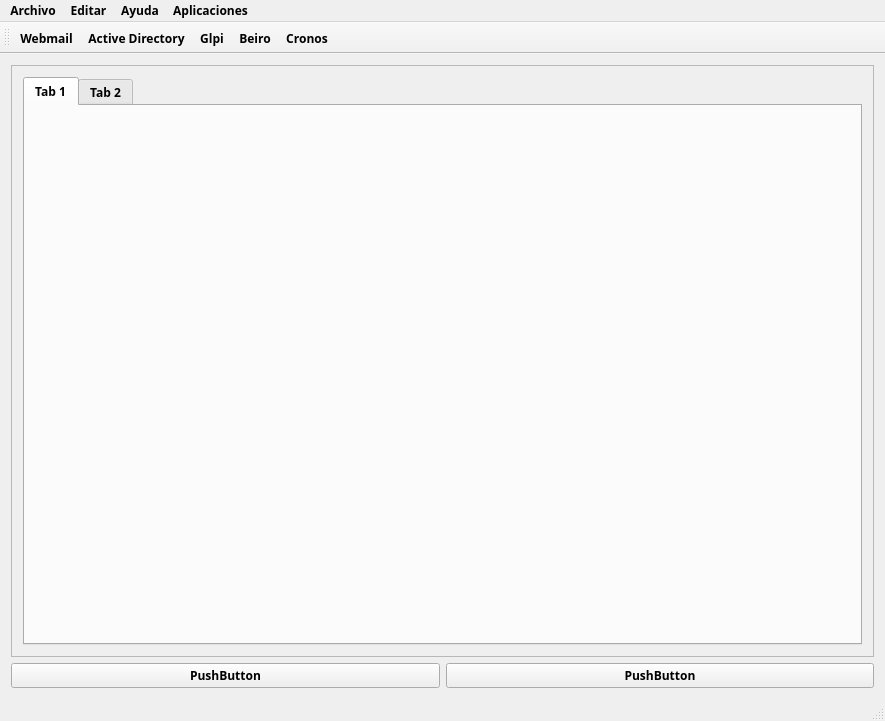
<?xml version="1.0" encoding="UTF-8"?>
<ui version="4.0">
 <class>Asistencia</class>
 <widget class="QMainWindow" name="Asistencia">
  <property name="geometry">
   <rect>
    <x>0</x>
    <y>0</y>
    <width>885</width>
    <height>721</height>
   </rect>
  </property>
  <property name="font">
   <font>
    <family>STIXVariants</family>
    <weight>75</weight>
    <bold>true</bold>
   </font>
  </property>
  <property name="windowTitle">
   <string>Asistencia</string>
  </property>
  <widget class="QWidget" name="centralWidget">
   <layout class="QGridLayout" name="gridLayout">
    <item row="1" column="1">
     <widget class="QPushButton" name="pushButton_2">
      <property name="text">
       <string>PushButton</string>
      </property>
     </widget>
    </item>
    <item row="1" column="0">
     <widget class="QPushButton" name="pushButton">
      <property name="text">
       <string>PushButton</string>
      </property>
     </widget>
    </item>
    <item row="0" column="0" colspan="2">
     <widget class="QFrame" name="frame">
      <property name="frameShape">
       <enum>QFrame::StyledPanel</enum>
      </property>
      <property name="frameShadow">
       <enum>QFrame::Raised</enum>
      </property>
      <layout class="QVBoxLayout" name="verticalLayout">
       <item>
        <widget class="QTabWidget" name="Libro">
         <widget class="QWidget" name="Hoja1">
          <attribute name="title">
           <string>Tab 1</string>
          </attribute>
         </widget>
         <widget class="QWidget" name="Hoja2">
          <attribute name="title">
           <string>Tab 2</string>
          </attribute>
         </widget>
        </widget>
       </item>
      </layout>
     </widget>
    </item>
   </layout>
  </widget>
  <widget class="QMenuBar" name="menuBar">
   <property name="geometry">
    <rect>
     <x>0</x>
     <y>0</y>
     <width>885</width>
     <height>31</height>
    </rect>
   </property>
   <widget class="QMenu" name="menuArchivo">
    <property name="title">
     <string>Archivo</string>
    </property>
    <addaction name="actionAbrir"/>
    <addaction name="actionAbrir_2"/>
    <addaction name="separator"/>
    <addaction name="actionCerrar"/>
   </widget>
   <widget class="QMenu" name="menuEditar">
    <property name="title">
     <string>Editar</string>
    </property>
    <addaction name="actionConfigurar"/>
   </widget>
   <widget class="QMenu" name="menuAyuda">
    <property name="title">
     <string>Ayuda</string>
    </property>
    <addaction name="actionAcerca_de"/>
    <addaction name="separator"/>
    <addaction name="actionManual_de_Asistencia"/>
   </widget>
   <widget class="QMenu" name="menuAplicaciones">
    <property name="title">
     <string>Aplicaciones</string>
    </property>
    <addaction name="actionISLOnline"/>
    <addaction name="actionCronos"/>
    <addaction name="actionBeiro"/>
    <addaction name="actionGlpi"/>
    <addaction name="actionActive_Directory"/>
    <addaction name="actionWebmail"/>
   </widget>
   <addaction name="menuArchivo"/>
   <addaction name="menuEditar"/>
   <addaction name="menuAyuda"/>
   <addaction name="menuAplicaciones"/>
  </widget>
  <widget class="QToolBar" name="mainToolBar">
   <property name="sizePolicy">
    <sizepolicy hsizetype="Minimum" vsizetype="Expanding">
     <horstretch>0</horstretch>
     <verstretch>0</verstretch>
    </sizepolicy>
   </property>
   <property name="baseSize">
    <size>
     <width>0</width>
     <height>0</height>
    </size>
   </property>
   <property name="toolTip">
    <string/>
   </property>
   <property name="iconSize">
    <size>
     <width>100</width>
     <height>60</height>
    </size>
   </property>
   <property name="toolButtonStyle">
    <enum>Qt::ToolButtonTextUnderIcon</enum>
   </property>
   <property name="floatable">
    <bool>true</bool>
   </property>
   <attribute name="toolBarArea">
    <enum>TopToolBarArea</enum>
   </attribute>
   <attribute name="toolBarBreak">
    <bool>false</bool>
   </attribute>
   <addaction name="actionWebmail"/>
   <addaction name="actionActive_Directory"/>
   <addaction name="actionGlpi"/>
   <addaction name="actionBeiro"/>
   <addaction name="actionCronos"/>
  </widget>
  <widget class="QStatusBar" name="statusBar"/>
  <action name="actionAbrir">
   <property name="text">
    <string>Nuevo</string>
   </property>
  </action>
  <action name="actionAbrir_2">
   <property name="text">
    <string>Abrir</string>
   </property>
  </action>
  <action name="actionCerrar">
   <property name="text">
    <string>Cerrar</string>
   </property>
  </action>
  <action name="actionAcerca_de">
   <property name="text">
    <string>Acerca de...</string>
   </property>
  </action>
  <action name="actionManual_de_Asistencia">
   <property name="text">
    <string>Manual</string>
   </property>
  </action>
  <action name="actionISLOnline">
   <property name="text">
    <string>ISLOnline</string>
   </property>
  </action>
  <action name="actionCronos">
   <property name="icon">
    <iconset>
     <normaloff>Imagenes/beiro55.png</normaloff>Imagenes/beiro55.png</iconset>
   </property>
   <property name="text">
    <string>Cronos</string>
   </property>
   <property name="shortcut">
    <string>Ctrl+R</string>
   </property>
  </action>
  <action name="actionBeiro">
   <property name="icon">
    <iconset>
     <normaloff>Imagenes/beiro_cartera.png</normaloff>Imagenes/beiro_cartera.png</iconset>
   </property>
   <property name="text">
    <string>Beiro</string>
   </property>
   <property name="shortcut">
    <string>Ctrl+B</string>
   </property>
  </action>
  <action name="actionGlpi">
   <property name="icon">
    <iconset>
     <normaloff>Imagenes/glpi.png</normaloff>Imagenes/glpi.png</iconset>
   </property>
   <property name="text">
    <string>Glpi</string>
   </property>
   <property name="shortcut">
    <string>Ctrl+G</string>
   </property>
  </action>
  <action name="actionActive_Directory">
   <property name="icon">
    <iconset>
     <normaloff>Imagenes/AD.png</normaloff>Imagenes/AD.png</iconset>
   </property>
   <property name="text">
    <string>Active Directory</string>
   </property>
   <property name="shortcut">
    <string>Ctrl+A</string>
   </property>
  </action>
  <action name="actionWebmail">
   <property name="icon">
    <iconset>
     <normaloff>Imagenes/beiro_cartera.png</normaloff>Imagenes/beiro_cartera.png</iconset>
   </property>
   <property name="text">
    <string>Webmail</string>
   </property>
   <property name="shortcut">
    <string>Ctrl+W</string>
   </property>
  </action>
  <action name="actionConfigurar">
   <property name="text">
    <string>Configurar</string>
   </property>
  </action>
 </widget>
 <layoutdefault spacing="6" margin="11"/>
 <resources/>
 <connections>
  <connection>
   <sender>actionCerrar</sender>
   <signal>triggered()</signal>
   <receiver>Asistencia</receiver>
   <slot>close()</slot>
   <hints>
    <hint type="sourcelabel">
     <x>-1</x>
     <y>-1</y>
    </hint>
    <hint type="destinationlabel">
     <x>442</x>
     <y>360</y>
    </hint>
   </hints>
  </connection>
 </connections>
</ui>
